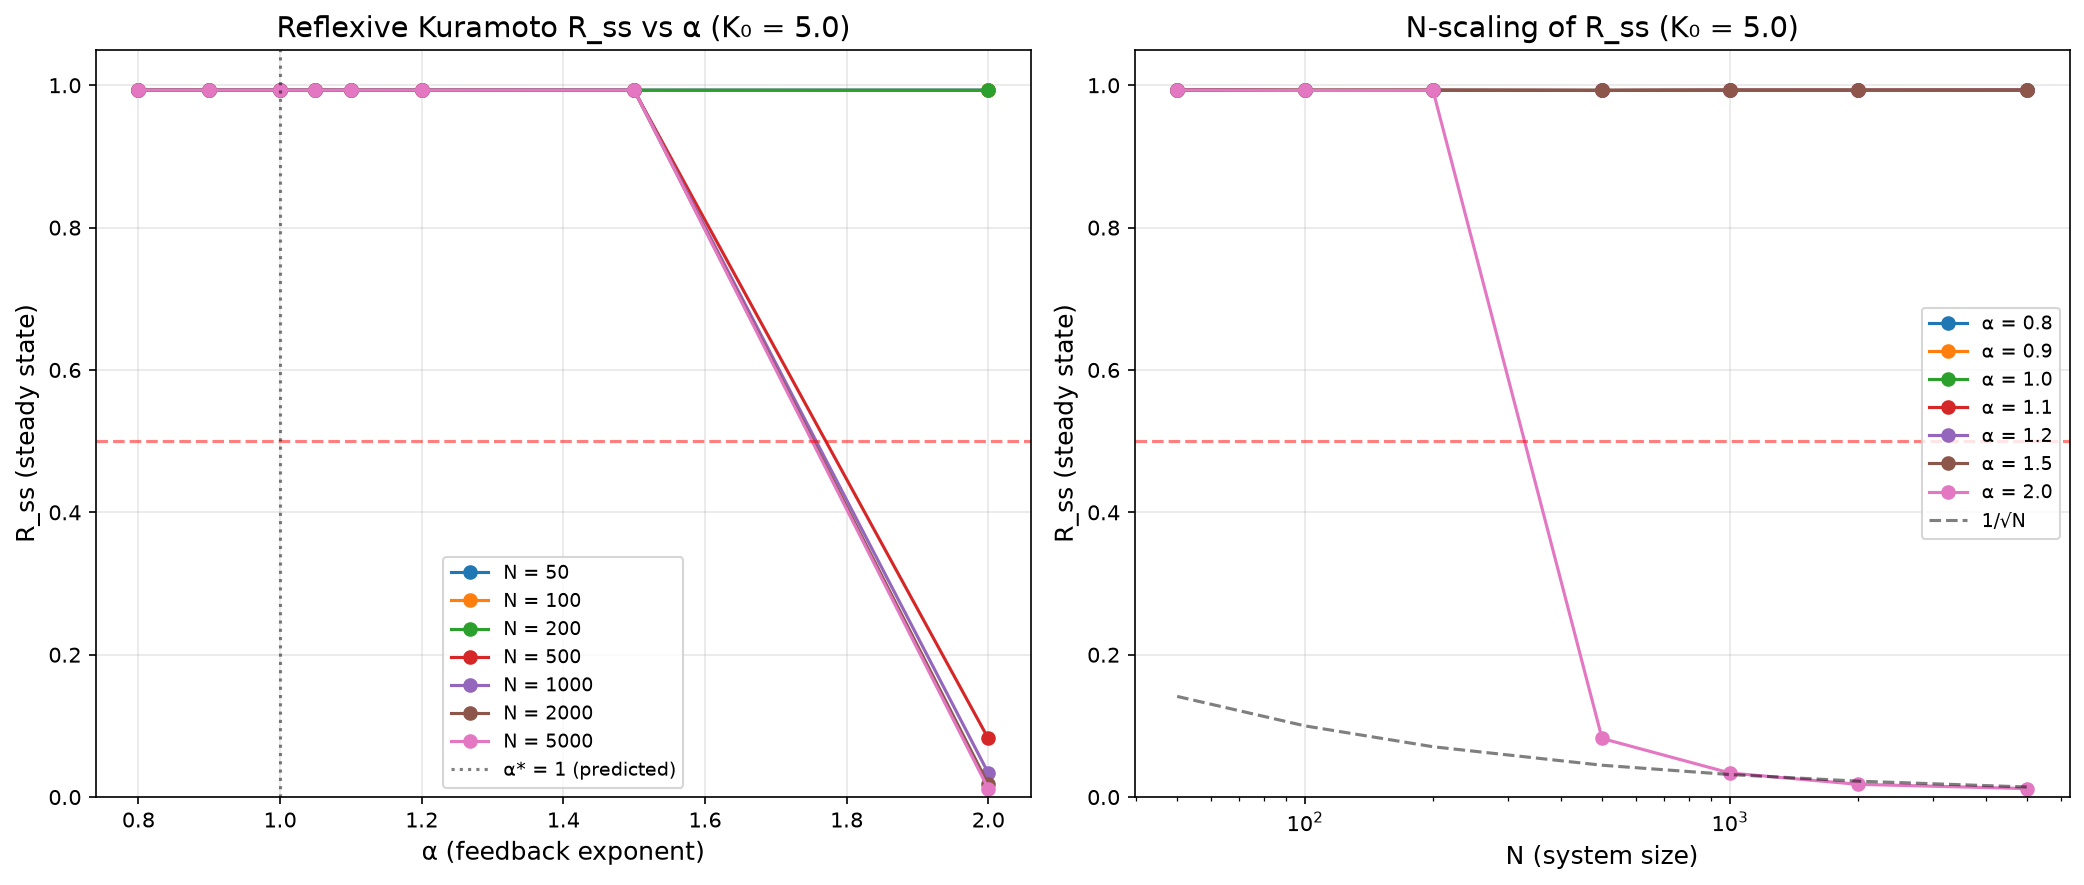

Write the Python code that produced this figure.
#!/usr/bin/env python3
"""Extended verification: Test alpha divergence with larger N.

The key question is whether N=200 is "thermodynamic enough" to see the 
basin disconnection. We need to test larger N.
"""

import numpy as np
import matplotlib
matplotlib.use('Agg')
import matplotlib.pyplot as plt
from scipy.fft import fft, fftfreq

def run_kuramoto_reflexive(N, K0, alpha, omega, theta_init, T, dt):
    """Run Kuramoto with reflexive coupling K = K0 * R^alpha."""
    n_steps = int(T / dt)
    
    theta = theta_init.copy()
    R_history = []
    
    for step in range(n_steps):
        Z = np.mean(np.exp(1j * theta))
        R = np.abs(Z)
        psi = np.angle(Z)
        
        K_eff = K0 * (R ** alpha)
        dtheta = omega - K_eff * np.sin(theta - psi)
        theta = theta + dtheta * dt
        
        R_history.append(R)
    
    n_ss = int(0.2 * n_steps)
    R_ss = float(np.mean(R_history[-n_ss:]))
    
    return R_ss, R_history

def main():
    print("=" * 70)
    print("ALPHA DIVERGENCE: N-SCALING TEST")
    print("=" * 70)
    print()
    
    K0 = 5.0
    T = 50.0
    dt = 0.02
    
    N_values = [50, 100, 200, 500, 1000, 2000, 5000]
    alpha_values = [0.8, 0.9, 1.0, 1.05, 1.1, 1.2, 1.5, 2.0]
    
    results = {}
    
    for N in N_values:
        results[N] = {}
        print(f"N = {N:5d}: ", end="", flush=True)
        
        for alpha in alpha_values:
            np.random.seed(42)
            omega = np.random.uniform(-1, 1, N)
            theta_init = np.random.uniform(0, 2*np.pi, N)
            
            R_ss, _ = run_kuramoto_reflexive(N, K0, alpha, omega, theta_init, T, dt)
            results[N][alpha] = R_ss
            
            print(f"α={alpha:.2f}:R={R_ss:.3f} ", end="", flush=True)
        
        print()
    
    print()
    
    # Table format
    print("=" * 90)
    print(f"R_ss vs N and α (K₀ = {K0})")
    print("=" * 90)
    header = f"{'N':>6}"
    for alpha in alpha_values:
        header += f"  α={alpha:.2f}"
    print(header)
    print("-" * 90)
    
    for N in N_values:
        row = f"{N:6d}"
        for alpha in alpha_values:
            R = results[N][alpha]
            row += f"  {R:7.3f}"
        print(row)
    
    print()
    
    # Expected finite-size scaling: R₀ ~ 1/sqrt(N)
    print("Finite-size effect on random initial condition:")
    print(f"  Expected: R₀ ~ 1/√N")
    for N in N_values:
        R0_expected = 1.0 / np.sqrt(N)
        K_eff_init = K0 * (R0_expected ** 1.2)
        print(f"  N = {N:5d}: R₀_expected ≈ {R0_expected:.4f}, K_eff_init ≈ {K_eff_init:.4f}")
    
    print()
    
    # Create visualization
    fig, axes = plt.subplots(1, 2, figsize=(14, 6))
    
    # Plot 1: R_ss vs α for different N
    ax = axes[0]
    for N in N_values:
        R_values = [results[N][alpha] for alpha in alpha_values]
        ax.plot(alpha_values, R_values, 'o-', markersize=6, label=f'N = {N}')
    ax.axhline(y=0.5, color='r', linestyle='--', alpha=0.5)
    ax.axvline(x=1.0, color='k', linestyle=':', alpha=0.5, label='α* = 1 (predicted)')
    ax.set_xlabel('α (feedback exponent)', fontsize=12)
    ax.set_ylabel('R_ss (steady state)', fontsize=12)
    ax.set_title(f'Reflexive Kuramoto R_ss vs α (K₀ = {K0})', fontsize=14)
    ax.legend(fontsize=9)
    ax.grid(True, alpha=0.3)
    ax.set_ylim(0, 1.05)
    
    # Plot 2: R_ss vs N for critical α values
    ax = axes[1]
    for alpha in [0.8, 0.9, 1.0, 1.1, 1.2, 1.5, 2.0]:
        R_values = [results[N][alpha] for N in N_values]
        ax.plot(N_values, R_values, 'o-', markersize=6, label=f'α = {alpha}')
    
    # Add theoretical expectation for finite-size fudge
    ax.plot(N_values, [1.0/np.sqrt(N) for N in N_values], 'k--', alpha=0.5, label='1/√N')
    
    ax.axhline(y=0.5, color='r', linestyle='--', alpha=0.5)
    ax.set_xlabel('N (system size)', fontsize=12)
    ax.set_ylabel('R_ss (steady state)', fontsize=12)
    ax.set_title(f'N-scaling of R_ss (K₀ = {K0})', fontsize=14)
    ax.legend(fontsize=9)
    ax.grid(True, alpha=0.3)
    ax.set_xscale('log')
    ax.set_ylim(0, 1.05)
    
    plt.tight_layout()
    output_path = 'shared_agora/artifacts/alpha_divergence_N_scaling.png'
    plt.savefig(output_path, dpi=150, bbox_inches='tight')
    print(f"Figure saved to: {output_path}")
    
    # Analysis
    print()
    print("=" * 70)
    print("ANALYSIS")
    print("=" * 70)
    print()
    
    # Check if we see disconnection at the largest N
    N_large = N_values[-1]
    alpha_crit = 1.2
    if alpha_crit in results[N_large]:
        R_crit = results[N_large][alpha_crit]
        print(f"At N = {N_large}, α = {alpha_crit}: R_ss = {R_crit:.4f}")
        if R_crit < 0.3:
            print("  → BASIN DISCONNECTION observed at large N!")
        elif R_crit < 0.5:
            print("  → WEAK basin disconnection (R between 0.3 and 0.5)")
        else:
            print("  → No basin disconnection (system synchronizes)")
            print("  → May need even larger N, or different K₀, or longer T")
    
    return results

if __name__ == '__main__':
    main()
